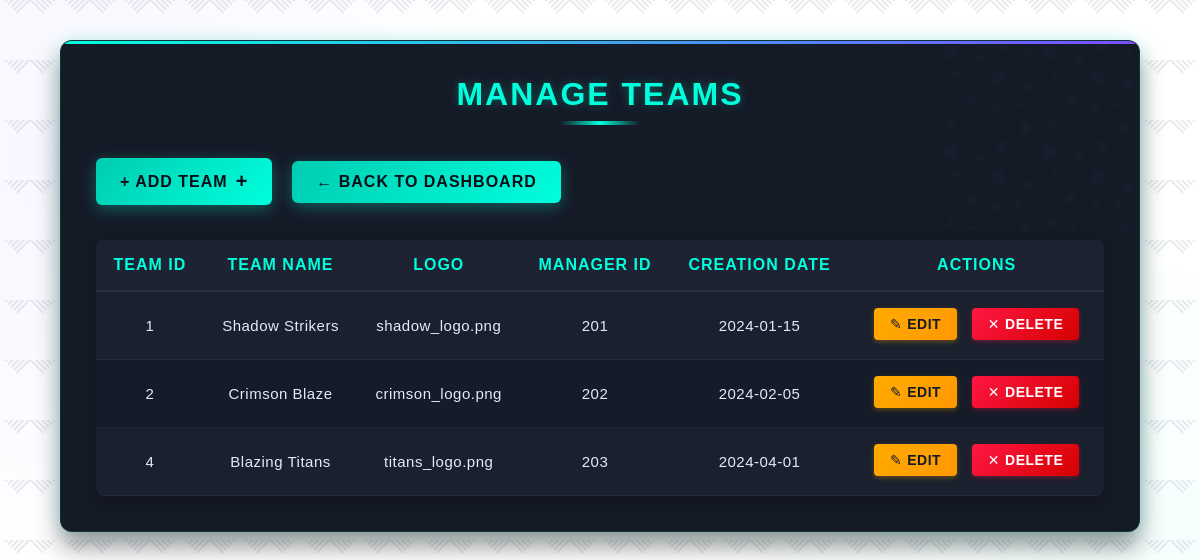
/esports-management/admin/manage_teams.php (signed in), run on the app's committed database.
### tables this page shows
CREATE TABLE `team` (
  `team_id` int(11) NOT NULL,
  `name` varchar(100) NOT NULL,
  `logo` varchar(255) DEFAULT NULL,
  `manager_id` int(11) DEFAULT NULL,
  `creation_date` date DEFAULT NULL
);

### esports-management/admin/manage_teams.php (the view, shortened to what this page needs)
<?php
include '../db.php';
$sql = "SELECT * FROM team";
$result = $conn->query($sql);
?>
<!DOCTYPE html>
<html>
<head>
    <link rel="stylesheet" href="../css/manage_teams.css">
</head>
<body>
    <div class="team-container">
        <h2>Manage Teams</h2>
        <a href="add_team.php" class="add-btn">+ Add Team</a>
        <a href="../admin_dashboard.php" class="back-btn">← Back to Dashboard</a>
        <table>
            <thead>
                <tr>
                    <th>Team ID</th>
                    <th>Team Name</th>
                    <th>Logo</th>
                    <th>Manager ID</th>
                    <th>Creation Date</th>
                    <th>Actions</th>
                </tr>
            </thead>
            <tbody>
                <?php
                if ($result->num_rows > 0) {
                    while ($row = $result->fetch_assoc()) {
                        echo "<tr>
                                <td>{$row['team_id']}</td>
                                <td>{$row['name']}</td>
                                <td>{$row['logo']}</td>
                                <td>{$row['manager_id']}</td>
                                <td>{$row['creation_date']}</td>
                                <td>
                                    <a href='edit_team.php?id={$row['team_id']}' class='edit-btn'>Edit</a>
                                    <a href='delete_team.php?id={$row['team_id']}' class='delete-btn' onclick=\"return confirm('Are you sure you want to delete this team?');\">Delete</a>
                                </td>
                              </tr>";
                    }
                } else {
                    echo "<tr><td colspan='6'>No teams found.</td></tr>";
                }
                ?>
            </tbody>
        </table>
    </div>
</body>
</html>

### data on the page
team: team_id "1", name "Shadow Strikers", logo "shadow_logo.png", manager "201", creation_date "2024-01-15"
team: team_id "2", name "Crimson Blaze", logo "crimson_logo.png", manager "202", creation_date "2024-02-05"
team: team_id "4", name "Blazing Titans", logo "titans_logo.png", manager "203", creation_date "2024-04-01"
